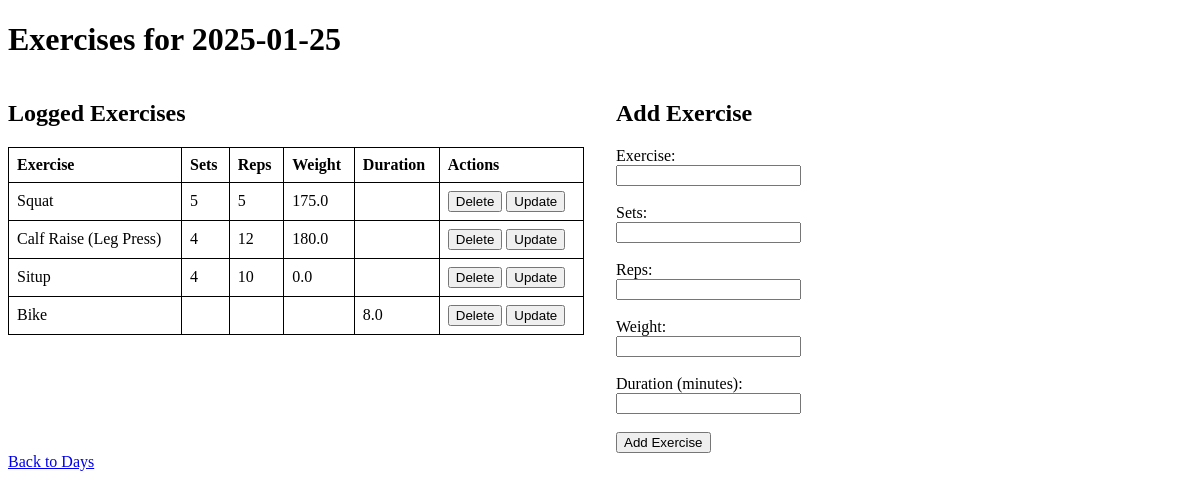
The page /day/2025-01-25 on the database its author committed.
### tables this page shows
CREATE TABLE Workouts (
    id INTEGER PRIMARY KEY AUTOINCREMENT,
    date TEXT NOT NULL,
    exercise TEXT NOT NULL,
    sets INTEGER,
    reps INTEGER,
    weight REAL,
    duration REAL
);

### app.py (the view, shortened to what this page needs)
@app.route("/day/<date>", methods=["GET", "POST"])
def view_workouts_by_day(date):
    conn = get_db_connection()
    workouts = conn.execute("SELECT * FROM Workouts WHERE date = ?", (date,)).fetchall()
    conn.close()
    return render_template("workouts.html", date=date, workouts=workouts)

### app.py (called while the page is built)
def get_db_connection():
    conn = sqlite3.connect(DATABASE)
    conn.row_factory = sqlite3.Row
    return conn

### templates/workouts.html (shortened to what this page needs)
<!DOCTYPE html>
<html>
<head>
</head>
<body>
    <h1>Exercises for {{ date }}</h1>
    <div class="container">
        <div class="workouts">
            <h2>Logged Exercises</h2>
            <table>
                <tr>
                    <th>Exercise</th>
                    <th>Sets</th>
                    <th>Reps</th>
                    <th>Weight</th>
                    <th>Duration</th>
                    <th>Actions</th>
                </tr>
                {% for workout in workouts %}
                <tr>
                    <td>{{ workout["exercise"] }}</td>
                    <td>{{ workout["sets"] }}</td>
                    <td>{{ workout["reps"] }}</td>
                    <td>{{ workout["weight"] }}</td>
                    <td>{{ workout["duration"] }}</td>
                    <td>
                        <form method="post" action="/delete/{{ workout['id'] }}/{{ date }}" style="display:inline;">
                            <button type="submit">Delete</button>
                        </form>
                        <form method="get" action="/update/{{ workout['id'] }}/{{ date }}" style="display:inline;">
                            <button type="submit">Update</button>
                        </form>
                    </td>
                </tr>
                {% endfor %}
            </table>
        </div>
        <div class="add-exercise">
            <h2>Add Exercise</h2>
            <form method="post">
                <label for="exercise">Exercise:</label><br>
                <input type="text" id="exercise" name="exercise" required><br><br>
                <label for="sets">Sets:</label><br>
                <input type="number" id="sets" name="sets"><br><br>
                <label for="reps">Reps:</label><br>
                <input type="number" id="reps" name="reps"><br><br>
                <label for="weight">Weight:</label><br>
                <input type="number" step="0.1" id="weight" name="weight"><br><br>
                <label for="duration">Duration (minutes):</label><br>
                <input type="number" step="0.1" id="duration" name="duration"><br><br>
                <button type="submit">Add Exercise</button>
            </form>
        </div>
    </div>
    <a href="/">Back to Days</a>
</body>
</html>

### templates/workouts.html (style rules this page uses)
.container { display: flex; gap: 2rem; }
.workouts, .add-exercise { flex: 1; }
table { width: 100%; border-collapse: collapse; }
table, th, td { border: 1px solid black; }
th, td { padding: 8px; text-align: left; }

### rows shown on the page
Workouts: exercise "Squat", sets "5", reps "5", weight "175.0"
Workouts: exercise "Calf Raise (Leg Press)", sets "4", reps "12", weight "180.0"
Workouts: exercise "Situp", sets "4", reps "10", weight "0.0"
Workouts: exercise "Bike", duration "8.0"

### other values the page prints
{{ date }} "2025-01-25"
